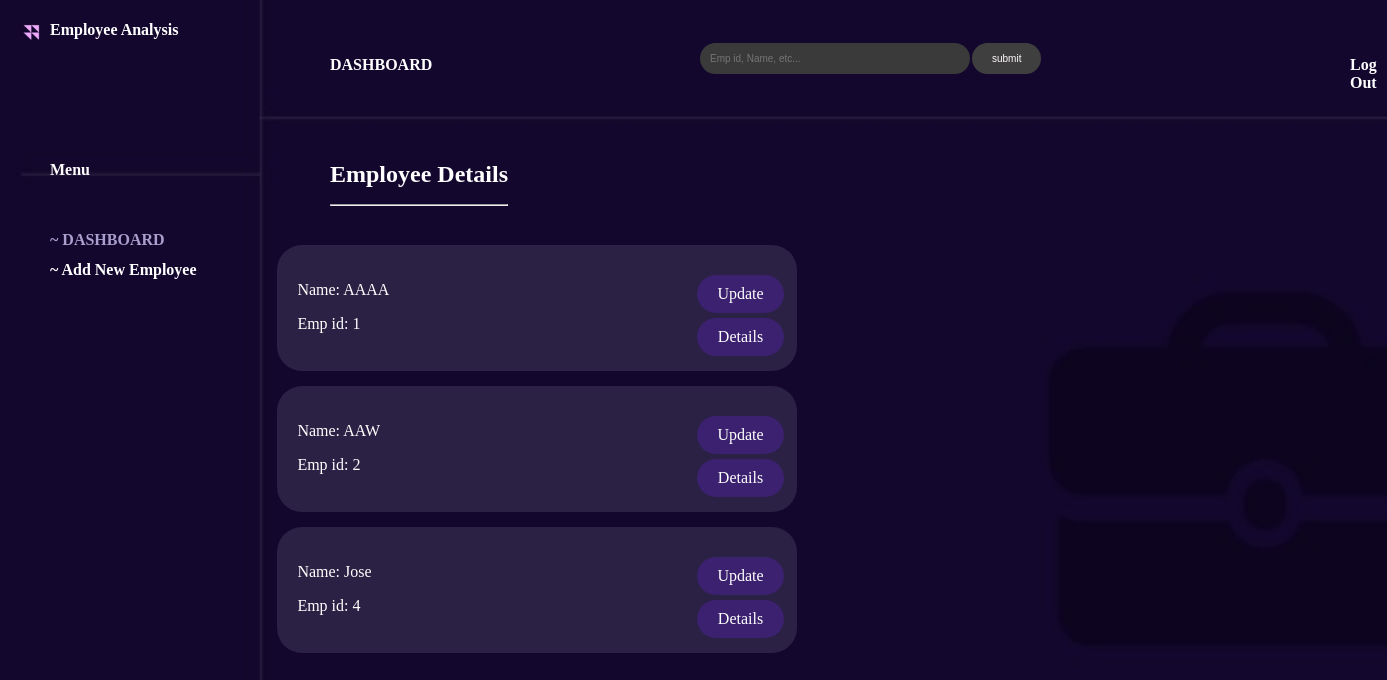
/landing, run on the app's committed database.
### core/models.py (models this page shows)
class Employee(models.Model):
    empno = models.IntegerField(primary_key=True)
    fname = models.CharField(max_length=50)
    lname = models.CharField(max_length=50)
    department = models.CharField(max_length=50)
    dp = models.ImageField(upload_to='uploads/')

### core/views.py (the view)
# urls.py: path('landing',views.landing, name='landing'),
def landing(request):
     if request.method == 'GET':
        queryset = Employee.objects.all()
        content = Employee.objects.all()
        query = request.GET.get('search')
        print(query)
        if query:
            queryset=queryset.filter(empno__icontains= query)
            context = {'employee' : queryset}
            return render(request, 'res.html', context)
        else:
            context = {'employee' : content}
            return render(request, 'landing.html', context)

### core/templates/landing.html (shortened to what this page needs)
<!DOCTYPE html>
<html lang="en">
<head>
    {% load static %}
    <link rel="stylesheet" href="{% static 'css/landing.css' %}">
    <img class="logo" src="{% static 'images/logo.jpg' %}">
</head>
<body>
    <div class="search">
    <form method="GET">
      <input type="text" name="search" placeholder="Emp id, Name, etc...">
      <input type="submit" value="submit" class="buttonss" >
    </form>
    </div>
         <div class="main">
            <h1>Employee Analysis</h1>
         </div>
         <div class="empd">
            <h1>Employee Details</h1>
            <hr>
         </div>
        <div class="dash">
            <h1>DASHBOARD</h1>
        </div>
        <div class="menu">
            <h1>Menu</h1>
        </div>
        <div class="dash2">
            <h1>~ DASHBOARD</h1>
        </div>
        <div class="update">
            <h1><a href="{% url 'form' %}">~ Add New Employee</a></h1>
        </div>
        <div class="logout">
            <h1><a href="{% url 'login' %}">Log Out</a></h1>
        </div>
        <div class="employee-list">
            {% for employee in employee %}
            <div class="cell">
                <div class="child">
                <p>Name: {{ employee.fname }}</p>
                <p>Emp id: {{ employee.empno }}</p>
                </div>
                <div class="buttons">
                    <a href="{% url 'empno' employee.empno %}" class="btn">Update</a>
                    <a href="{% url 'rating' employee.empno %}" class="btn">Details</a>
                </div>
            </div>
            {% endfor %}
        </div>
</body>
</html>

### core/static/css/landing.css (style rules this page uses)
.logo { position:absolute; top: 20px; left: 20px; width: 25px; height: 25px; }
.main { position:absolute; top: 10px; left: 50px; color: white; font-size: 8px; }
.dash { position:absolute; top: 45px; left: 330px; color: white; font-size: 8px; }
.search { position:absolute; top: 43px; left: 700px ; color: white; font-size: 8px; }
input[type="text"] { padding: 10px; background-color: #3a3a3a; border: #3a3a3a; color: #fffcfc; width: 250px; border-radius: 25px; font-size: 10px; }
.buttonss { padding: 10px 20px; background-color: #403f3f; border: none; color: #fffcfc; border-radius:25px; cursor: pointer; font-size: 10px; }
.update { position:absolute; top: 250px; left: 50px; color: white; font-size: 8px; }
.dash2 { position:absolute; top: 220px; left: 50px; color: rgb(168, 159, 204); font-size: 8px; }
.empd { position:absolute; top: 145px; left: 330px; color: white; font-size: 12px; }
.logout { position:absolute; top: 45px; left: 1350px; color: white; font-size: 8px; }
.menu { position:absolute; top: 150px; left: 50px; color: rgb(253, 252, 255); font-size: 8px; }
.employee-list { display: flex; flex-direction: column; position: absolute; align-items: center; left: 20%; top: 30%; }
.cell { background-color: #2b2144; padding: 20px; border-radius: 10px; width: 200px; color: white; display: flex; flex-direction: row; border-radius: 25px; padding-right: 300px; padding-bottom: 10px; margin-bottom: 15px; }
.child { padding-right: 300px; }
.cell p { width: 100px; }
.buttons { display: flex; justify-content: space-between; margin-top: 10px; flex-direction: column; }
.btn { background-color: #3b216f; color: #fff; padding: 10px 20px; text-decoration: none; border-radius: 5px; text-align: center; display: inline-block; margin-right: 10px; border-radius: 20px; margin-bottom: 5px; }
a { text-decoration: none; color: white; }

### data on the page
Employee: fname "AAAA", empno "1"
Employee: fname "AAW", empno "2"
Employee: fname "Jose", empno "4"
